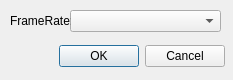
<?xml version="1.0" encoding="UTF-8"?>
<ui version="4.0">
 <class>FrameRateDialog</class>
 <widget class="QDialog" name="FrameRateDialog">
  <property name="geometry">
   <rect>
    <x>0</x>
    <y>0</y>
    <width>233</width>
    <height>80</height>
   </rect>
  </property>
  <property name="windowTitle">
   <string>Set FrameRate</string>
  </property>
  <widget class="QDialogButtonBox" name="buttonBox">
   <property name="geometry">
    <rect>
     <x>14</x>
     <y>40</y>
     <width>211</width>
     <height>32</height>
    </rect>
   </property>
   <property name="orientation">
    <enum>Qt::Horizontal</enum>
   </property>
   <property name="standardButtons">
    <set>QDialogButtonBox::Cancel|QDialogButtonBox::Ok</set>
   </property>
  </widget>
  <widget class="QComboBox" name="framerateComboBox">
   <property name="geometry">
    <rect>
     <x>70</x>
     <y>10</y>
     <width>151</width>
     <height>22</height>
    </rect>
   </property>
  </widget>
  <widget class="QLabel" name="labelFrameRate">
   <property name="geometry">
    <rect>
     <x>10</x>
     <y>13</y>
     <width>61</width>
     <height>16</height>
    </rect>
   </property>
   <property name="text">
    <string>FrameRate:</string>
   </property>
  </widget>
 </widget>
 <resources/>
 <connections>
  <connection>
   <sender>buttonBox</sender>
   <signal>accepted()</signal>
   <receiver>FrameRateDialog</receiver>
   <slot>accept()</slot>
   <hints>
    <hint type="sourcelabel">
     <x>248</x>
     <y>254</y>
    </hint>
    <hint type="destinationlabel">
     <x>157</x>
     <y>274</y>
    </hint>
   </hints>
  </connection>
  <connection>
   <sender>buttonBox</sender>
   <signal>rejected()</signal>
   <receiver>FrameRateDialog</receiver>
   <slot>reject()</slot>
   <hints>
    <hint type="sourcelabel">
     <x>316</x>
     <y>260</y>
    </hint>
    <hint type="destinationlabel">
     <x>286</x>
     <y>274</y>
    </hint>
   </hints>
  </connection>
 </connections>
</ui>
